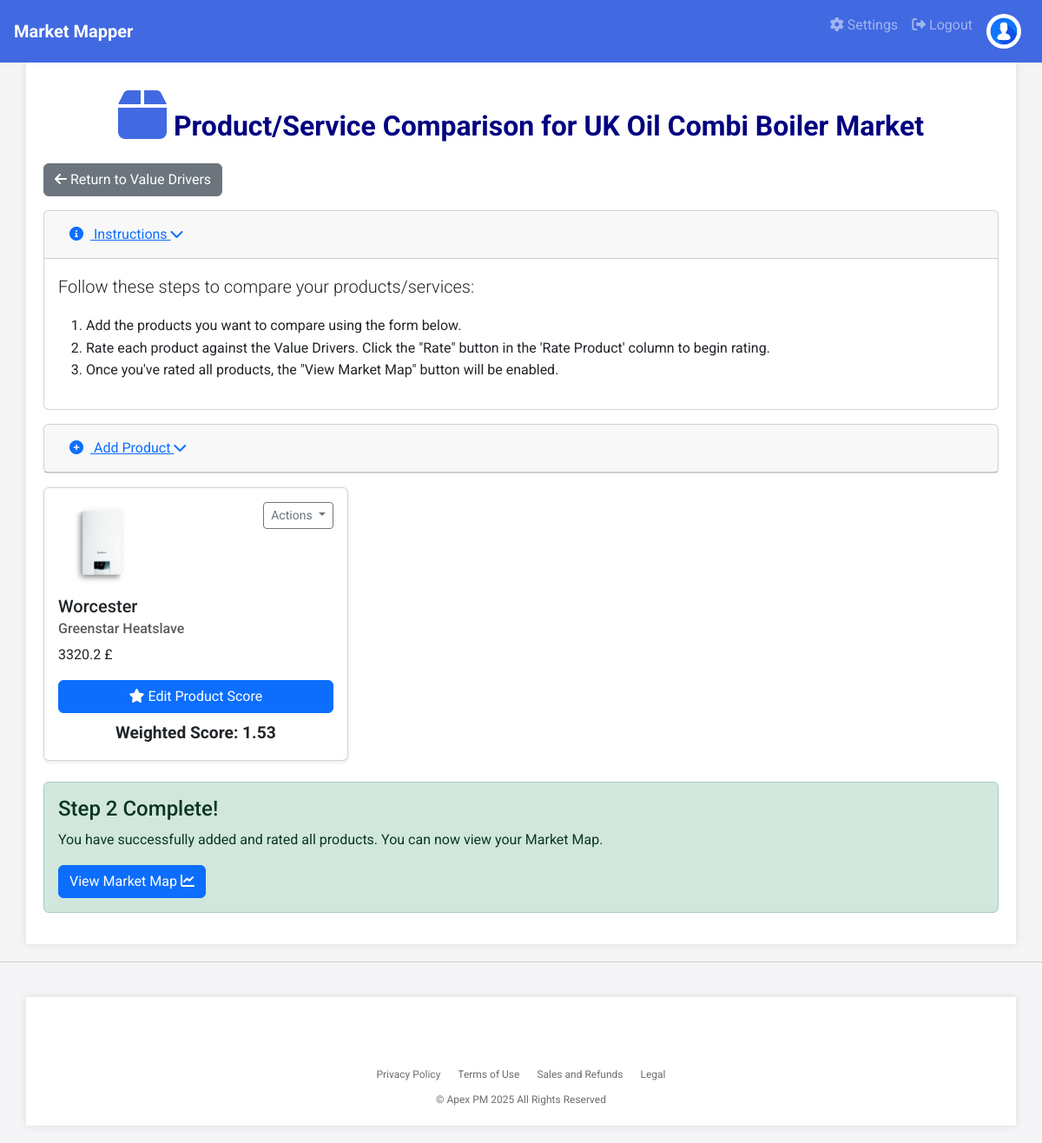
Page /manage/1/product_comparison (signed in) on the committed database.
### app.py (models this page shows)
class Project(db.Model):
    id = db.Column(db.Integer, primary_key=True)
    name = db.Column(db.String(100), nullable=False)
    category = db.Column(db.String(100), nullable=False)  # Add category field
    target_customer = db.Column(db.String(100), nullable=False)  # Add target_customer field
    country = db.Column(db.String(100), nullable=False)  # Add country field
    user_id = db.Column(db.Integer, db.ForeignKey('user.id'), nullable=False)
    has_market_map = db.Column(db.Boolean, default=False)  # EXACTLY like this
    shared_users = db.relationship('User', secondary='project_user', backref='shared_projects')
    value_drivers = db.relationship('ValueDriver', cascade='all, delete-orphan', backref='project')
    products = db.relationship('Product', cascade='all, delete-orphan', backref='project')
    comments = db.relationship('Comment', cascade='all, delete-orphan', backref='project')
    comparison_results = db.relationship('ComparisonResult', cascade='all, delete-orphan', backref='project')

class Product(db.Model):
    id = db.Column(db.Integer, primary_key=True)
    brand_name = db.Column(db.String(100), nullable=False)
    product_name = db.Column(db.String(100), nullable=False)
    price = db.Column(db.Float)
    currency = db.Column(db.String(3), default='gbp')  # Add currency field with default
    image_filename = db.Column(db.String(255))
    project_id = db.Column(db.Integer, db.ForeignKey('project.id'), nullable=False)
    price_source = db.Column(db.String(255))  # Add price_source field
    ratings = db.relationship('Rating', cascade='all, delete-orphan', backref='product')

### app.py (the view, shortened to what this page needs)
@app.route('/manage/<int:project_id>/product_comparison', methods=['GET', 'POST'])
@login_required
def product_comparison(project_id):
    project = Project.query.get_or_404(project_id)
    if project.user_id != current_user.id and current_user not in project.shared_users:
        flash('You are not authorized to manage this project.', 'danger')
        return redirect(url_for('dashboard'))
    products = Product.query.filter_by(project_id=project_id).all()
    product_weighted_scores = {}
    for product in products:
        total_weighted_score = 0
        ratings_for_product = Rating.query.filter_by(product_id=product.id).all()
        for rating in ratings_for_product:
            total_weighted_score += rating.score * (rating.value_driver.weighting / 100)
        product_weighted_scores[product.id] = round(total_weighted_score, 2)
    return render_template('product_comparison.html', project=project, products=products, product_weighted_scores=product_weighted_scores)

### app.py (called while the page is built)
@login_manager.user_loader
def load_user(user_id):
    return User.query.get(int(user_id))

### templates/product_comparison.html (shortened to what this page needs)
{% extends 'base.html' %}
{% block content %}
<h1 class="text-center"><i class="fas fa-box fa-2x mb-3" style="color: #4169E1;"></i> Product/Service Comparison for {{ project.name }}</h1>
<a href="{{ url_for('value_drivers', project_id=project.id) }}" class="btn btn-secondary mb-3"><i class="fas fa-arrow-left"></i> Return to Value Drivers</a>
<div class="card mb-3">
    <div class="card-header">
        <a class="btn btn-link" data-toggle="collapse" href="#instructions" role="button" aria-expanded="true" aria-controls="instructions">
            <i class="fas fa-info-circle mr-2"></i> Instructions <i class="fas fa-chevron-down ml-auto"></i>
        </a>
    </div>
    <div class="collapse show" id="instructions">
        <div class="card-body">
            <p class="lead">Follow these steps to compare your products/services:</p>
            <ol>
                <li>Add the products you want to compare using the form below.</li>
                <li>Rate each product against the Value Drivers. Click the "Rate" button in the 'Rate Product' column to begin rating.</li>
                <li>Once you've rated all products, the "View Market Map" button will be enabled.</li>
            </ol>
        </div>
    </div>
</div>
{% if current_user.role == 'standard' and products|length >= 6 %}
    <div class="alert alert-warning" role="alert">
        You have reached the maximum number of products for a standard account. <a href="{{ url_for('upgrade') }}" class="alert-link">Upgrade to a premium account</a> to add more products.
    </div>
{% else %}
    <div class="card mb-3">
        <div class="card-header">
            <a class="btn btn-link" data-toggle="collapse" href="#addProductForm" role="button" aria-expanded="false" aria-controls="addProductForm">
                <i class="fas fa-plus-circle mr-2"></i> Add Product <i class="fas fa-chevron-down ml-auto"></i>
            </a>
        </div>
    </div>
{% endif %}
{% if products %}
<div class="row">
    {% for product in products %}
    <div class="col-md-4">
        <div class="card mb-4 shadow-sm">
            <div class="card-body">
                <div class="d-flex justify-content-between">
                    <div>
                        {% if product.image_filename %}
                        <img src="{{ url_for('static', filename='uploads/' + product.image_filename) }}" alt="{{ product.product_name }} Image" class="img-fluid mb-2" style="width: 100px; height: 100px; object-fit: cover;">
                        {% else %}
                        <p>No Image</p>
                        {% endif %}
                        <h5 class="card-title">{{ product.brand_name }}</h5>
                        <h6 class="card-subtitle mb-2 text-muted">{{ product.product_name }}</h6>
                        <p class="card-text">
                            {{ product.price }}
                            {% if product.currency == "gbp" %}£{% endif %}
                        </p>
                    </div>
                    <div class="dropdown">
                        <button class="btn btn-sm btn-outline-secondary dropdown-toggle" type="button" id="dropdownMenuButton{{ product.id }}" data-toggle="dropdown" aria-haspopup="true" aria-expanded="false">
                            Actions
                        </button>
                    </div>
                </div>
                {% set weighted_score = product_weighted_scores.get(product.id) or 0 %}
                <a href="{{ url_for('rate_product', project_id=project.id, product_id_to_rate=product.id) }}" class="btn btn-block mt-3 {% if weighted_score == 0 %}btn-success{% else %}btn-primary{% endif %}" title="Click to rate this product">
                    <i class="fas fa-star"></i> {% if weighted_score == 0 %}Score Product{% else %}Edit Product Score{% endif %}
                </a>
                <div class="text-center mt-2">
                    <strong style="font-size: 1.2em;">Weighted Score: {{ weighted_score }}</strong>
                </div>
            </div>
        </div>
    </div>
    {% endfor %}
</div>
{% else %}
<p>No products added yet.</p>
{% endif %}
{% if products and products|length > 0 and product_weighted_scores and product_weighted_scores|length == products|length and product_weighted_scores.values()|max > 0 %}
<div class="alert alert-success" role="alert">
    <h4 class="alert-heading">Step 2 Complete!</h4>
    <p>You have successfully added and rated all products. You can now view your Market Map.</p>
    <a href="{{ url_for('market_map', project_id=project.id) }}" class="btn btn-primary">View Market Map <i class="fas fa-chart-line"></i></a>
</div>
{% else %}
<a href="{{ url_for('market_map', project_id=project.id) }}" class="btn btn-primary disabled" title="Add and rate products to view Market Map">View Market Map <i class="fas fa-chart-line"></i></a>
{% endif %}
{% endblock %}

### templates/base.html (style rules this page uses)
body { font-family: 'Roboto', sans-serif; background-color: #F5F5F5; color: #333333; line-height: 1.6; margin: 0; }
h1, h2, h3 { color: #000080; font-weight: 700; }
h1 { font-size: 32px; }
a { color: #4169E1; }

### rows in the picture
Project: name "UK Oil Combi Boiler Market"
Product: image_filename (picture), brand_name "Worcester", product_name "Greenstar Heatslave", price "3320.2", weighted_score "1.53"
